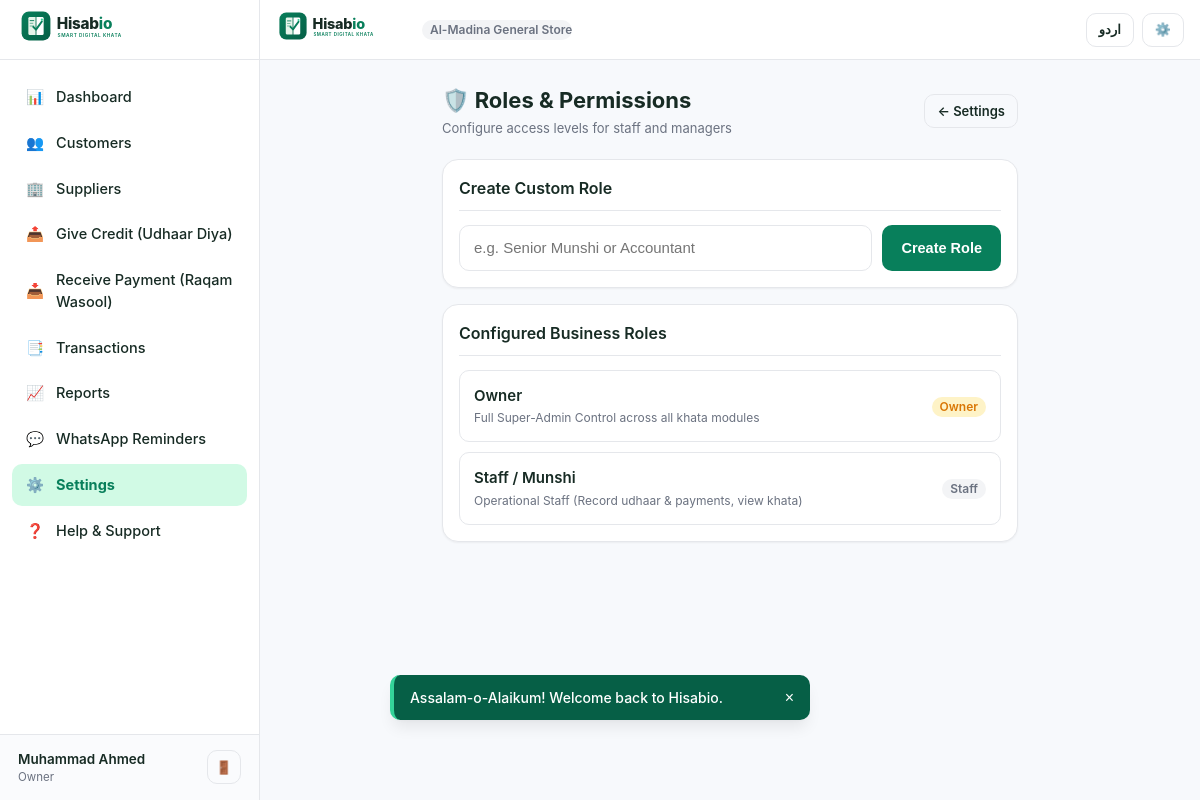
The app's page /roles.php (signed in) with its own data.
### tables this page shows
CREATE TABLE `users` (
  `id` INT UNSIGNED AUTO_INCREMENT PRIMARY KEY,
  `full_name` VARCHAR(150) NOT NULL,
  `email` VARCHAR(191) NULL,
  `mobile` VARCHAR(25) NOT NULL,
  `password_hash` VARCHAR(255) NOT NULL,
  `status` ENUM('active', 'inactive', 'suspended') DEFAULT 'active',
  `created_at` DATETIME NOT NULL DEFAULT CURRENT_TIMESTAMP,
  `updated_at` DATETIME NOT NULL DEFAULT CURRENT_TIMESTAMP ON UPDATE CURRENT_TIMESTAMP,
  UNIQUE KEY `idx_users_mobile` (`mobile`),
  KEY `idx_users_email` (`email`)
);

CREATE TABLE `roles` (
  `id` INT UNSIGNED AUTO_INCREMENT PRIMARY KEY,
  `business_id` INT UNSIGNED NOT NULL,
  `role_name` VARCHAR(100) NOT NULL,
  `permissions` JSON NULL,
  `created_at` DATETIME NOT NULL DEFAULT CURRENT_TIMESTAMP,
  CONSTRAINT `fk_roles_business` FOREIGN KEY (`business_id`) REFERENCES `businesses` (`id`) ON DELETE CASCADE
);

CREATE TABLE `businesses` (
  `id` INT UNSIGNED AUTO_INCREMENT PRIMARY KEY,
  `business_name` VARCHAR(200) NOT NULL,
  `business_code` VARCHAR(50) NOT NULL UNIQUE,
  `owner_user_id` INT UNSIGNED NOT NULL,
  `business_category` VARCHAR(100) DEFAULT 'General Store',
  `logo` VARCHAR(255) NULL,
  `currency` VARCHAR(10) DEFAULT 'PKR',
  `country` VARCHAR(50) DEFAULT 'Pakistan',
  `city` VARCHAR(100) DEFAULT 'Lahore',
  `address` TEXT NULL,
  `phone` VARCHAR(25) NULL,
  `receipt_footer` TEXT NULL,
  `timezone` VARCHAR(50) DEFAULT 'Asia/Karachi',
  `language` VARCHAR(10) DEFAULT 'en',
  `status` ENUM('active', 'inactive') DEFAULT 'active',
  `created_at` DATETIME NOT NULL DEFAULT CURRENT_TIMESTAMP,
  `updated_at` DATETIME NOT NULL DEFAULT CURRENT_TIMESTAMP ON UPDATE CURRENT_TIMESTAMP,
  CONSTRAINT `fk_businesses_owner` FOREIGN KEY (`owner_user_id`) REFERENCES `users` (`id`) ON DELETE CASCADE
);

### includes/lang.php (called while the page is built, shortened)
<?php
function get_current_lang(): string {
    return $_SESSION['app_lang'] ?? 'en';
}
function is_rtl(): bool {
    return get_current_lang() === 'ur';
}
function get_translations(): array {
    static $dict = null;
    if ($dict !== null) {
        return $dict;
    }
    return $dict;
}
function __(string $key): string {
    $lang = get_current_lang();
    $translations = get_translations();
    return $translations[$lang][$key] ?? $translations['en'][$key] ?? $key;
}

### includes/auth.php (called while the page is built, shortened)
<?php
function is_logged_in(): bool {
    return !empty($_SESSION['user_id']) && !empty($_SESSION['business_id']);
}
function current_user(): ?array {
    $pdo = get_db();
    $stmt = $pdo->prepare("SELECT id, full_name, email, mobile, status FROM users WHERE id = ?");
    $stmt->execute([$_SESSION['user_id']]);
    $user = $stmt->fetch() ?: null;
    return $user;
}
function current_business(): ?array {
    static $business = null;
    if ($business !== null) {
        return $business;
    }
    $pdo = get_db();
    $stmt = $pdo->prepare("
        SELECT b.*, r.role_name, r.permissions
        FROM businesses b
        JOIN business_users bu ON bu.business_id = b.id
        JOIN roles r ON r.id = bu.role_id
        WHERE b.id = ? AND bu.user_id = ? AND b.status = 'active'
    ");
    $stmt->execute([$_SESSION['business_id'], $_SESSION['user_id']]);
    $business = $stmt->fetch() ?: null;
    return $business;
}

### roles.php (the view, shortened to what this page needs)
<?php
require_once __DIR__ . '/includes/auth.php';
$biz = current_business();
$biz_id = (int)$biz['id'];
$pdo = get_db();
$stmt = $pdo->prepare("SELECT * FROM roles WHERE business_id = ? ORDER BY id ASC");
$stmt->execute([$biz_id]);
$roles = $stmt->fetchAll();
include __DIR__ . '/includes/header.php';
?>
<div class="page-container" style="max-width: 640px;">
  <div class="page-header">
    <div>
      <h1 class="page-title">🛡️ Roles & Permissions</h1>
      <p class="page-subtitle">Configure access levels for staff and managers</p>
    </div>
    <a href="<?= BASE_URL ?>settings.php" class="btn btn-outline btn-sm">
      ← Settings
    </a>
  </div>
  <div class="card mb-4">
    <div class="card-header">
      <h2 class="card-title">Create Custom Role</h2>
    </div>
    <form method="POST" action="" style="display: flex; gap: 10px;">
      <input type="text" name="role_name" class="form-control" placeholder="e.g. Senior Munshi or Accountant" required>
      <button type="submit" class="btn btn-primary" style="white-space: nowrap;">Create Role</button>
    </form>
  </div>
  <div class="card">
    <div class="card-header">
      <h2 class="card-title">Configured Business Roles</h2>
    </div>
    <div class="ledger-stack">
      <?php foreach ($roles as $r): ?>
        <?php $perms = json_decode($r['permissions'] ?? '{}', true); ?>
        <div class="ledger-item">
          <div class="item-main">
            <div class="item-title"><?= htmlspecialchars($r['role_name']) ?></div>
            <div class="item-sub">
              <?= !empty($perms['all']) ? 'Full Super-Admin Control across all khata modules' : 'Operational Staff (Record udhaar & payments, view khata)' ?>
            </div>
          </div>
          <div>
            <span class="badge <?= !empty($perms['all']) ? 'badge-credit' : 'badge-neutral' ?>">
              <?= !empty($perms['all']) ? 'Owner' : 'Staff' ?>
            </span>
          </div>
        </div>
      <?php endforeach; ?>
    </div>
  </div>
</div>
<?php include __DIR__ . '/includes/footer.php'; ?>

### includes/header.php (shortened to what this page needs)
<?php
require_once __DIR__ . '/auth.php';
require_once __DIR__ . '/lang.php';
$current_user = current_user();
$current_business = current_business();
$is_rtl = is_rtl();
$lang = get_current_lang();
?>
<!DOCTYPE html>
<html lang="<?= $lang ?>" dir="<?= $is_rtl ? 'rtl' : 'ltr' ?>">
<head>
  <link rel="stylesheet" href="<?= BASE_URL ?>assets/css/style.css?v=<?= APP_VERSION ?>">
  <link rel="stylesheet" href="<?= BASE_URL ?>assets/css/responsive.css?v=<?= APP_VERSION ?>">
  <link rel="stylesheet" href="<?= BASE_URL ?>assets/css/animations.css?v=<?= APP_VERSION ?>">
  <link rel="stylesheet" href="<?= BASE_URL ?>assets/css/print.css?v=<?= APP_VERSION ?>" media="print">
</head>
<body class="page-enter">
  <div class="app-layout">
    <?php if (is_logged_in()): ?>
      <?php include __DIR__ . '/sidebar.php'; ?>
    <?php endif; ?>
    <main class="main-content">
      <header class="app-header no-print">
        <div class="header-brand">
          <a href="<?= is_logged_in() ? BASE_URL . 'dashboard.php' : BASE_URL . 'login.php' ?>" class="d-flex align-items-center">
            <img src="<?= BASE_URL ?>assets/images/logo.svg" alt="Hisabio Logo">
          </a>
          <?php if ($current_business): ?>
            <span class="badge badge-neutral" style="max-width: 150px; overflow: hidden; text-overflow: ellipsis; white-space: nowrap;">
              <?= htmlspecialchars($current_business['business_name']) ?>
            </span>
          <?php endif; ?>
        </div>
        <div class="header-actions">
          <?php if ($lang === 'en'): ?>
            <a href="?lang=ur" class="btn btn-outline btn-sm" title="اردو میں تبدیل کریں">اردو</a>
          <?php else: ?>
            <a href="?lang=en" class="btn btn-outline btn-sm" title="Switch to English">English</a>
          <?php endif; ?>
          <?php if (is_logged_in()): ?>
            <a href="<?= BASE_URL ?>settings.php" class="btn btn-outline btn-sm" title="<?= __('settings') ?>" aria-label="<?= __('settings') ?>">
              ⚙️
            </a>
          <?php else: ?>
            <a href="<?= BASE_URL ?>login.php" class="btn btn-primary btn-sm"><?= __('login') ?></a>
          <?php endif; ?>
        </div>
      </header>

### includes/sidebar.php
<?php
$current_page = basename($_SERVER['PHP_SELF'] ?? '');
?>
<aside class="app-sidebar no-print">
  <div class="sidebar-header">
    <a href="<?= BASE_URL ?>dashboard.php">
      <img src="<?= BASE_URL ?>assets/images/logo.svg" alt="Hisabio">
    </a>
  </div>
  <nav class="sidebar-nav">
    <a href="<?= BASE_URL ?>dashboard.php" class="sidebar-link <?= $current_page === 'dashboard.php' ? 'active' : '' ?>">
      <span>📊</span>
      <span><?= __('dashboard') ?></span>
    </a>
    <a href="<?= BASE_URL ?>customers.php" class="sidebar-link <?= in_array($current_page, ['customers.php', 'customer-add.php', 'customer-edit.php', 'customer-profile.php', 'customer-ledger.php', 'customer-statement.php'], true) ? 'active' : '' ?>">
      <span>👥</span>
      <span><?= __('customers') ?></span>
    </a>
    <a href="<?= BASE_URL ?>suppliers.php" class="sidebar-link <?= in_array($current_page, ['suppliers.php', 'supplier-add.php', 'supplier-edit.php', 'supplier-profile.php', 'supplier-ledger.php', 'supplier-statement.php'], true) ? 'active' : '' ?>">
      <span>🏢</span>
      <span><?= __('suppliers') ?></span>
    </a>
    <a href="<?= BASE_URL ?>give-credit.php" class="sidebar-link <?= $current_page === 'give-credit.php' ? 'active' : '' ?>">
      <span>📤</span>
      <span><?= __('give_credit') ?></span>
    </a>
    <a href="<?= BASE_URL ?>receive-payment.php" class="sidebar-link <?= $current_page === 'receive-payment.php' ? 'active' : '' ?>">
      <span>📥</span>
      <span><?= __('receive_payment') ?></span>
    </a>
    <a href="<?= BASE_URL ?>transactions.php" class="sidebar-link <?= in_array($current_page, ['transactions.php', 'transaction-details.php', 'transaction-reverse.php'], true) ? 'active' : '' ?>">
      <span>📑</span>
      <span><?= __('transactions') ?></span>
    </a>
    <a href="<?= BASE_URL ?>reports.php" class="sidebar-link <?= $current_page === 'reports.php' ? 'active' : '' ?>">
      <span>📈</span>
      <span><?= __('reports') ?></span>
    </a>
    <a href="<?= BASE_URL ?>reminders.php" class="sidebar-link <?= $current_page === 'reminders.php' ? 'active' : '' ?>">
      <span>💬</span>
      <span><?= __('reminders') ?></span>
    </a>
    <a href="<?= BASE_URL ?>settings.php" class="sidebar-link <?= in_array($current_page, ['settings.php', 'appearance.php', 'security.php', 'backup.php', 'users.php', 'roles.php'], true) ? 'active' : '' ?>">
      <span>⚙️</span>
      <span><?= __('settings') ?></span>
    </a>
    <a href="<?= BASE_URL ?>help.php" class="sidebar-link <?= $current_page === 'help.php' ? 'active' : '' ?>">
      <span>❓</span>
      <span><?= __('help_support') ?></span>
    </a>
  </nav>
  <div class="sidebar-footer">
    <div class="business-pill">
      <span class="business-pill-name"><?= htmlspecialchars($current_user['full_name'] ?? 'User') ?></span>
      <span class="business-pill-role"><?= htmlspecialchars($current_business['role_name'] ?? 'Owner') ?></span>
    </div>
    <a href="<?= BASE_URL ?>logout.php" class="btn btn-outline btn-sm" title="<?= __('logout') ?>" style="padding: 4px 8px;">
      🚪
    </a>
  </div>
</aside>

### assets/css/style.css (style rules this page uses)
:root { --primary: #087F5B; --primary-dark: #065F46; --primary-light: #0ca678; --accent: #D1FAE5; --accent-soft: #ecfdf5; --bg: #F7F9FC; --surface: #FFFFFF; --text: #172B24; --text-muted: #6B7280; --text-light: #9CA3AF; --border: #E5E7EB; --border-focus: #087F5B; --credit: #D97706; --credit-bg: #FEF3C7; --payment: #15803D; --payment-bg: #DCFCE7; --danger: #DC2626; --danger-bg: #FEE2E2; --info: #2563EB; --info-bg: #DBEAFE; --radius-sm: 6px; --radius-md: 10px; --radius-lg: 16px; --radius-xl: 24px; --radius-full: 9999px; --shadow-sm: 0 1px 2px 0 rgba(0, 0, 0, 0.05); --shadow-md: 0 4px 6px -1px rgba(0, 0, 0, 0.07), 0 2px 4px -2px rgba(0, 0, 0, 0.05); --shadow-lg: 0 10px 15px -3px rgba(0, 0, 0, 0.08), 0 4px 6px -4px rgba(0, 0, 0, 0.04); --font-sans: -apple-system, BlinkMacSystemFont, "Segoe UI", Roboto, "Helvetica Neue", Arial, sans-serif; --font-urdu: "Jameel Noori Nastaleeq", "Noto Nastaliq Urdu", "Urdu Typesetting", Tahoma, Arial, sans-serif; --transition: all 0.2s cubic-bezier(0.4, 0, 0.2, 1); --sidebar-width: 260px; --bottom-nav-height: 64px; }
* { box-sizing: border-box; margin: 0; padding: 0; -webkit-tap-highlight-color: transparent; }
body { font-family: var(--font-sans); background-color: var(--bg); color: var(--text); line-height: 1.5; font-size: 15px; min-height: 100vh; display: flex; flex-direction: column; }
a { color: var(--primary); text-decoration: none; transition: var(--transition); }
.app-layout { display: flex; min-height: 100vh; width: 100%; }
.main-content { flex: 1; display: flex; flex-direction: column; min-width: 0; padding-bottom: calc(var(--bottom-nav-height) + 24px); }
.app-header { height: 60px; background-color: var(--surface); border-bottom: 1px solid var(--border); display: flex; align-items: center; justify-content: space-between; padding: 0 16px; position: sticky; top: 0; z-index: 40; }
.header-brand { display: flex; align-items: center; gap: 10px; }
.header-brand img { height: 34px; width: auto; }
.header-actions { display: flex; align-items: center; gap: 8px; }
.badge { display: inline-flex; align-items: center; padding: 4px 8px; border-radius: var(--radius-full); font-size: 12px; font-weight: 600; line-height: 1; }
.badge-credit { background: var(--credit-bg); color: var(--credit); }
.badge-neutral { background: #F3F4F6; color: var(--text-muted); }
.page-container { max-width: 1100px; width: 100%; margin: 0 auto; padding: 16px; }
.page-header { margin-bottom: 20px; display: flex; flex-wrap: wrap; align-items: center; justify-content: space-between; gap: 12px; }
.page-title { font-size: 22px; font-weight: 700; color: var(--text); display: flex; align-items: center; gap: 8px; }
.page-subtitle { font-size: 13px; color: var(--text-muted); margin-top: 2px; }
.card { background: var(--surface); border: 1px solid var(--border); border-radius: var(--radius-lg); padding: 16px; box-shadow: var(--shadow-sm); margin-bottom: 16px; }
.card-header { display: flex; align-items: center; justify-content: space-between; margin-bottom: 14px; border-bottom: 1px solid var(--border); padding-bottom: 10px; }
.card-title { font-size: 16px; font-weight: 600; color: var(--text); }
.form-control { width: 100%; height: 46px; padding: 10px 14px; font-size: 15px; color: var(--text); background-color: var(--surface); border: 1.5px solid var(--border); border-radius: var(--radius-md); outline: none; transition: var(--transition); }
.btn { display: inline-flex; align-items: center; justify-content: center; gap: 8px; min-height: 44px; padding: 10px 18px; font-size: 14.5px; font-weight: 600; border-radius: var(--radius-md); border: 1px solid transparent; cursor: pointer; transition: var(--transition); user-select: none; text-decoration: none; }
.btn-primary { background-color: var(--primary); color: #FFFFFF; }
.btn-outline { background-color: transparent; border-color: var(--border); color: var(--text); }
.btn-sm { min-height: 34px; padding: 6px 12px; font-size: 13px; }
.ledger-stack { display: flex; flex-direction: column; gap: 10px; }
.ledger-item { background: var(--surface); border: 1px solid var(--border); border-radius: var(--radius-md); padding: 14px; display: flex; align-items: center; justify-content: space-between; transition: var(--transition); }
.item-main { flex: 1; min-width: 0; }
.item-title { font-weight: 600; font-size: 15px; color: var(--text); white-space: nowrap; overflow: hidden; text-overflow: ellipsis; }
.item-sub { font-size: 12px; color: var(--text-muted); margin-top: 2px; }

### records on screen
users: full_name "Muhammad Ahmed"
roles: role_name "Owner", business.business_name "Al-Madina General S…", shows "Full Super-Admin Control across all khata modules"
roles: role_name "Staff / Munshi", shows "Operational Staff (Record udhaar & payments, view khata)"

### other values on screen
__('dashboard') "Dashboard"
__('customers') "Customers"
__('suppliers') "Suppliers"
__('give_credit') "Give Credit (Udhaar Diya)"
__('receive_payment') "Receive Payment (Raqam Wasool)"
__('transactions') "Transactions"
__('reports') "Reports"
__('reminders') "WhatsApp Reminders"
__('settings') "Settings"
__('help_support') "Help & Support"
